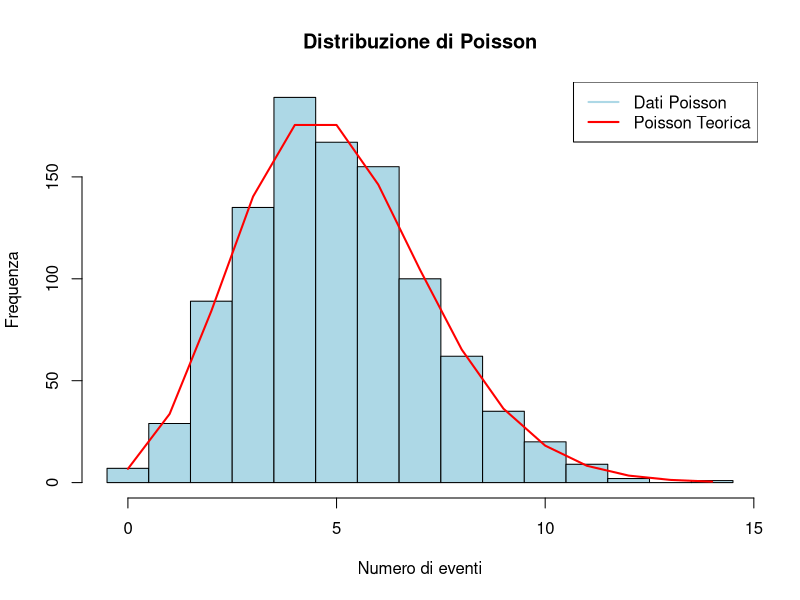

This figure's R source:
# Imposta il seme per la riproducibilità
set.seed(123)

# Numero di osservazioni
n <- 1000

# Tasso (lambda) della distribuzione di Poisson
lambda <- 5

# Genera dati distribuiti secondo una Poisson
dati_poisson <- rpois(n, lambda)

# Istogramma dei dati
hist(dati_poisson, breaks = seq(-0.5, max(dati_poisson) + 0.5, by = 1), col = "lightblue", main = "Distribuzione di Poisson", xlab = "Numero di eventi", ylab = "Frequenza")

# Calcola le probabilità della distribuzione di Poisson
x <- 0:max(dati_poisson)
prob_poisson <- dpois(x, lambda)

# Traccia la curva caratteristica di Poisson
lines(x, prob_poisson * n, col = "red", lwd = 2)

# Aggiungi una legenda
legend("topright", legend = c("Dati Poisson", "Poisson Teorica"), col = c("lightblue", "red"), lwd = 2)

# Salva l'immagine come file JPEG
jpeg("distribuzione_poisson.jpeg", quality = 100)
